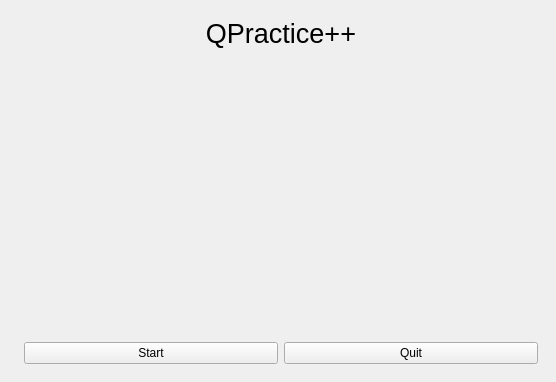
<?xml version="1.0" encoding="UTF-8"?>
<ui version="4.0">
 <class>MainWindow</class>
 <widget class="QMainWindow" name="MainWindow">
  <property name="geometry">
   <rect>
    <x>0</x>
    <y>0</y>
    <width>556</width>
    <height>382</height>
   </rect>
  </property>
  <property name="windowTitle">
   <string>QPractice++</string>
  </property>
  <widget class="QWidget" name="centralwidget">
   <layout class="QHBoxLayout" name="horizontalLayout_3">
    <item>
     <widget class="QStackedWidget" name="stackedWidget">
      <property name="currentIndex">
       <number>0</number>
      </property>
      <widget class="QWidget" name="mainmenu">
       <layout class="QFormLayout" name="formLayout_2">
        <item row="2" column="1">
         <layout class="QGridLayout" name="gridLayout_2">
          <item row="0" column="0">
           <widget class="QPushButton" name="startButton">
            <property name="text">
             <string>Start</string>
            </property>
           </widget>
          </item>
          <item row="0" column="1">
           <widget class="QPushButton" name="quitButton">
            <property name="text">
             <string>Quit</string>
            </property>
           </widget>
          </item>
         </layout>
        </item>
        <item row="0" column="1">
         <layout class="QHBoxLayout" name="horizontalLayout">
          <item>
           <widget class="QLabel" name="Title">
            <property name="font">
             <font>
              <pointsize>20</pointsize>
             </font>
            </property>
            <property name="text">
             <string>QPractice++</string>
            </property>
            <property name="alignment">
             <set>Qt::AlignCenter</set>
            </property>
           </widget>
          </item>
         </layout>
        </item>
        <item row="1" column="1">
         <spacer name="verticalSpacer">
          <property name="orientation">
           <enum>Qt::Vertical</enum>
          </property>
          <property name="sizeHint" stdset="0">
           <size>
            <width>20</width>
            <height>40</height>
           </size>
          </property>
         </spacer>
        </item>
       </layout>
      </widget>
      <widget class="QWidget" name="singleplayerSettings">
       <layout class="QFormLayout" name="formLayout_3">
        <item row="0" column="1">
         <spacer name="verticalSpacer_4">
          <property name="orientation">
           <enum>Qt::Vertical</enum>
          </property>
          <property name="sizeHint" stdset="0">
           <size>
            <width>20</width>
            <height>40</height>
           </size>
          </property>
         </spacer>
        </item>
        <item row="3" column="0">
         <layout class="QGridLayout" name="gridLayout"/>
        </item>
        <item row="3" column="1">
         <layout class="QHBoxLayout" name="horizontalLayout_4">
          <item>
           <spacer name="verticalSpacer_6">
            <property name="orientation">
             <enum>Qt::Vertical</enum>
            </property>
            <property name="sizeHint" stdset="0">
             <size>
              <width>20</width>
              <height>40</height>
             </size>
            </property>
           </spacer>
          </item>
          <item>
           <widget class="QSpinBox" name="numGame">
            <property name="maximum">
             <number>10</number>
            </property>
            <property name="singleStep">
             <number>5</number>
            </property>
           </widget>
          </item>
          <item>
           <widget class="QPushButton" name="setGameButton">
            <property name="text">
             <string>Set Game</string>
            </property>
           </widget>
          </item>
          <item>
           <spacer name="verticalSpacer_7">
            <property name="orientation">
             <enum>Qt::Vertical</enum>
            </property>
            <property name="sizeHint" stdset="0">
             <size>
              <width>20</width>
              <height>40</height>
             </size>
            </property>
           </spacer>
          </item>
         </layout>
        </item>
        <item row="4" column="0" colspan="2">
         <spacer name="horizontalSpacer">
          <property name="orientation">
           <enum>Qt::Horizontal</enum>
          </property>
          <property name="sizeHint" stdset="0">
           <size>
            <width>40</width>
            <height>20</height>
           </size>
          </property>
         </spacer>
        </item>
        <item row="7" column="0" colspan="2">
         <spacer name="verticalSpacer_5">
          <property name="orientation">
           <enum>Qt::Vertical</enum>
          </property>
          <property name="sizeHint" stdset="0">
           <size>
            <width>20</width>
            <height>40</height>
           </size>
          </property>
         </spacer>
        </item>
        <item row="5" column="1">
         <widget class="QPushButton" name="playSingleButton">
          <property name="text">
           <string>Play</string>
          </property>
         </widget>
        </item>
       </layout>
      </widget>
      <widget class="QWidget" name="singleplayer">
       <layout class="QGridLayout" name="gridLayout_5">
        <item row="0" column="0">
         <widget class="QLabel" name="statusLabel">
          <property name="text">
           <string/>
          </property>
         </widget>
        </item>
        <item row="1" column="0">
         <widget class="QTextBrowser" name="Question">
          <property name="font">
           <font>
            <pointsize>13</pointsize>
           </font>
          </property>
          <property name="html">
           <string>&lt;!DOCTYPE HTML PUBLIC &quot;-//W3C//DTD HTML 4.0//EN&quot; &quot;http://www.w3.org/TR/REC-html40/strict.dtd&quot;&gt;
&lt;html&gt;&lt;head&gt;&lt;meta name=&quot;qrichtext&quot; content=&quot;1&quot; /&gt;&lt;meta charset=&quot;utf-8&quot; /&gt;&lt;style type=&quot;text/css&quot;&gt;
p, li { white-space: pre-wrap; }
hr { height: 1px; border-width: 0; }
li.unchecked::marker { content: &quot;\2610&quot;; }
li.checked::marker { content: &quot;\2612&quot;; }
&lt;/style&gt;&lt;/head&gt;&lt;body style=&quot; font-family:'Segoe UI'; font-size:13pt; font-weight:400; font-style:normal;&quot;&gt;
&lt;p style=&quot;-qt-paragraph-type:empty; margin-top:0px; margin-bottom:0px; margin-left:0px; margin-right:0px; -qt-block-indent:0; text-indent:0px; font-size:9pt;&quot;&gt;&lt;br /&gt;&lt;/p&gt;&lt;/body&gt;&lt;/html&gt;</string>
          </property>
          <property name="placeholderText">
           <string>Question</string>
          </property>
         </widget>
        </item>
        <item row="1" column="1">
         <layout class="QVBoxLayout" name="verticalLayout_3">
          <item>
           <widget class="QLineEdit" name="score">
            <property name="font">
             <font>
              <pointsize>13</pointsize>
             </font>
            </property>
            <property name="alignment">
             <set>Qt::AlignCenter</set>
            </property>
           </widget>
          </item>
          <item>
           <spacer name="verticalSpacer_2">
            <property name="orientation">
             <enum>Qt::Vertical</enum>
            </property>
            <property name="sizeHint" stdset="0">
             <size>
              <width>20</width>
              <height>40</height>
             </size>
            </property>
           </spacer>
          </item>
          <item>
           <widget class="QProgressBar" name="progressBar">
            <property name="value">
             <number>0</number>
            </property>
            <property name="alignment">
             <set>Qt::AlignJustify|Qt::AlignTop</set>
            </property>
           </widget>
          </item>
         </layout>
        </item>
        <item row="2" column="0">
         <widget class="QPlainTextEdit" name="plainTextEdit">
          <property name="plainText">
           <string>#include &lt;iostream&gt;
using namespace std;

int main() {

    printf(&quot;%d\n&quot;, insertvariable);
    // Use printf. Cout does not work. 
    // Use &quot;%d\n&quot; for integers
    // Use &quot;%s\n&quot; for strings
    // Use &quot;%f\n&quot; for float
    return 0;
}</string>
          </property>
         </widget>
        </item>
        <item row="2" column="1">
         <layout class="QVBoxLayout" name="verticalLayout_7">
          <item>
           <widget class="QPushButton" name="loadButton">
            <property name="text">
             <string>Load</string>
            </property>
           </widget>
          </item>
          <item>
           <widget class="QPushButton" name="answerButton">
            <property name="text">
             <string>Answer</string>
            </property>
           </widget>
          </item>
          <item>
           <spacer name="verticalSpacer_3">
            <property name="orientation">
             <enum>Qt::Vertical</enum>
            </property>
            <property name="sizeHint" stdset="0">
             <size>
              <width>20</width>
              <height>40</height>
             </size>
            </property>
           </spacer>
          </item>
         </layout>
        </item>
       </layout>
      </widget>
      <widget class="QWidget" name="endgameScreen">
       <layout class="QGridLayout" name="gridLayout_4">
        <item row="0" column="0">
         <layout class="QVBoxLayout" name="verticalLayout_2">
          <item>
           <widget class="QLabel" name="Title_3">
            <property name="font">
             <font>
              <pointsize>20</pointsize>
             </font>
            </property>
            <property name="text">
             <string>Game Over!</string>
            </property>
            <property name="alignment">
             <set>Qt::AlignCenter</set>
            </property>
           </widget>
          </item>
          <item>
           <widget class="QLabel" name="finalScore">
            <property name="font">
             <font>
              <pointsize>13</pointsize>
             </font>
            </property>
            <property name="layoutDirection">
             <enum>Qt::LeftToRight</enum>
            </property>
            <property name="text">
             <string/>
            </property>
            <property name="alignment">
             <set>Qt::AlignCenter</set>
            </property>
           </widget>
          </item>
          <item>
           <widget class="QSplitter" name="splitter">
            <property name="orientation">
             <enum>Qt::Horizontal</enum>
            </property>
            <widget class="QPushButton" name="playAgainButton">
             <property name="text">
              <string>Play Again</string>
             </property>
            </widget>
            <widget class="QPushButton" name="quitButton_2">
             <property name="text">
              <string>Quit</string>
             </property>
            </widget>
           </widget>
          </item>
         </layout>
        </item>
       </layout>
      </widget>
     </widget>
    </item>
   </layout>
  </widget>
 </widget>
 <resources/>
 <connections/>
</ui>
